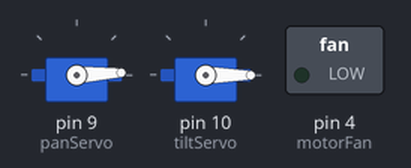
A sketch run on a simulated Arduino Uno, built with avr-gcc and run on an emulated ATmega328P. Shown: 2 × servo, switched loads named in the sketch (green lamp = pin HIGH).

Above: at 0.05 s.
At 1.25 s:
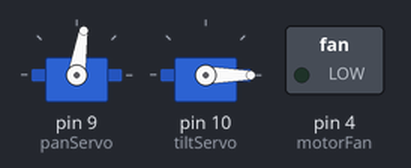
At 2.45 s:
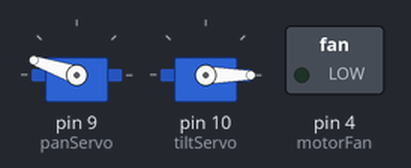
At 4.85 s:
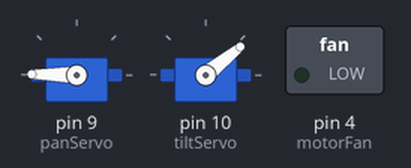
At 7.25 s:
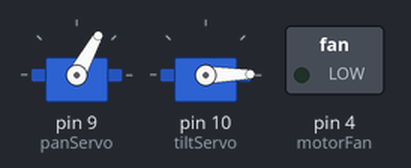
At 9.7 s:
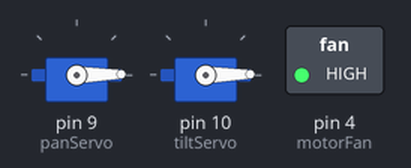
Timing chart, 0 to 12.7 s (numbered marks = the images above):
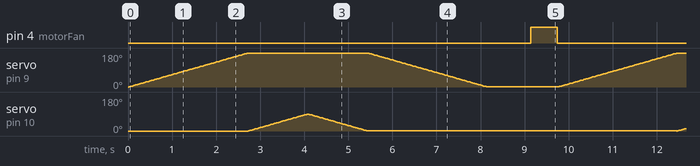

The sketch:

Bubblemachine.ino
```cpp
#include <Servo.h>

/*servo pan tilt using motor shield from Adafruit. Separate motor with
 propellar uses its own simple power source for this sketch.

 By Bernard Katz 4/24/10
 www.bernardkatzglass.com
 */

Servo panServo;                    //declares first servo
Servo tiltServo;                   //declares second servo
int motorFan = 4;                  //attaches motorFan to pin 4
byte pos = 0;                      // variable to store starting servo position

void setup() {
  panServo.attach(9);               //pan servo on pin 9
  tiltServo.attach(10);             //tilt servo on pin 10
  panServo.write(90);               //sends panservo to 90
  tiltServo.write(0);               //sends tiltservo to 0`
  pinMode(motorFan, OUTPUT);        //sets the motorfan as an output
}

void loop() {

  for(pos = 0; pos < 180; pos += 1) {   //servo moves 180 degrees form fan to bubble mix, in steps of 1 degree
    panServo.write(pos);                // tell servo to go to position in variable 'pos'
    delay(15);                          // waits 15ms between each run of the forloop
  }
  for(pos = 0; pos < 90; pos += 1) {   //tilt servo moves 90 degrees down, bringing wand into the bubble mix
    tiltServo.write(pos);              // tell servo to go to position in variable 'pos'
    delay(15);                         // waits 15ms between each run of the forloop
  }

  for(pos = 90; pos >= 1; pos -= 1) {   // tilt servo raises and levels off, bringing wand up out of bubble mix
    tiltServo.write(pos);              // tell servo to go to position in variable 'pos'
    delay(15);                         // waits 15ms between each run of the forloop
  }

  for(pos = 180; pos >=1; pos -= 1) { // pan servo swings wand around towards fan
    panServo.write(pos);              // tell servo to go to position in variable 'pos'
    delay(15);                        // waits 15ms between each run of the forloop
  }

  delay(1000);                        // pan servo holds wand at fan for 1 seconds

 analogWrite(motorFan, 140);        // turns the motor/fan On at a lower power, 140
 delay(600);                        // waits for 6 milliseconds, blowing bubbles!
 analogWrite(motorFan, 50);         // turns the motor Off

}
```

Measured:
- by itself, pin 4 (motorFan): alternates HIGH for 0.60 s and LOW for 9.1 s
